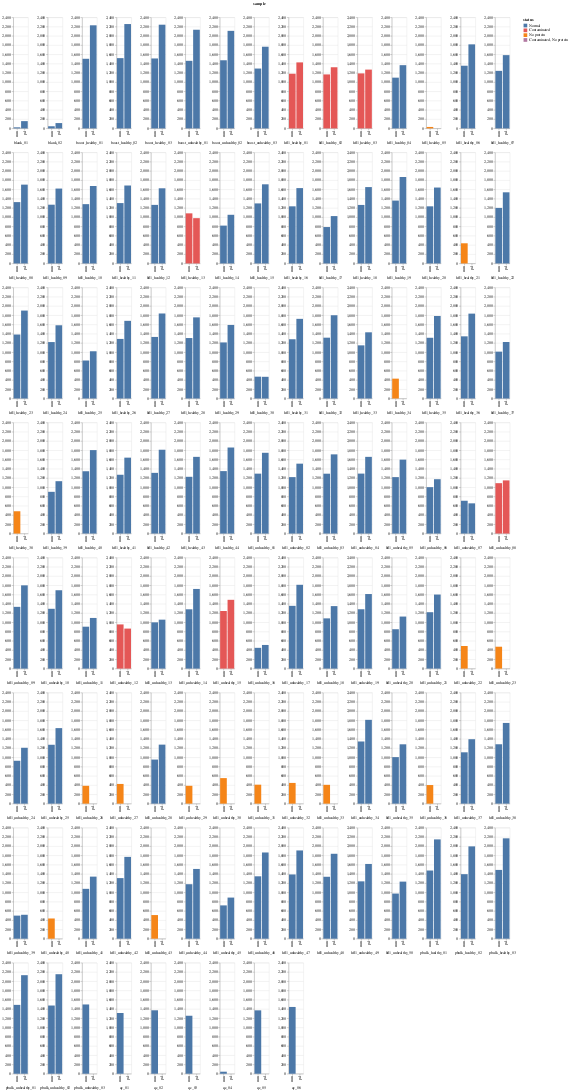

The notebook cell this image was saved under:
### Code cell
oscutils.make_proteins_counts_plot(quant_or_found="quant", clean=False)

### Figure 1 — Vega-Lite specification as saved in the notebook (floating-point values rounded to 4 significant figures; data arrays with more than 128 entries replaced by an {"elided": "..."} marker saying what was removed)
{"config": {"view": {"continuousWidth": 300, "continuousHeight": 300}, "facet": {"spacing": 0}}, "data": {"name": "data-e4d1a5d1b928e58c581d50ab7bd8a163"}, "facet": {"field": "sample", "header": {"labelOrient": "bottom"}, "type": "nominal"}, "spec": {"mark": {"type": "bar"}, "encoding": {"color": {"field": "status", "scale": {"domain": ["Normal", "Contaminated", "No protein", "Contaminated, No protein"], "range": ["#4c78a8", "#e45756", "#f58518", "#b279a2"]}, "type": "nominal"}, "x": {"axis": {"title": " ", "titleY": -320}, "field": "software", "type": "nominal"}, "y": {"axis": {"title": null}, "field": "quant_proteins_count", "type": "quantitative"}}}, "columns": 15, "resolve": {"axis": {"x": "independent", "y": "independent"}}, "$schema": "https://vega.github.io/schema/vega-lite/v5.8.0.json", "datasets": {"data-e4d1a5d1b928e58c581d50ab7bd8a163": {"elided": "228 records"}}}
